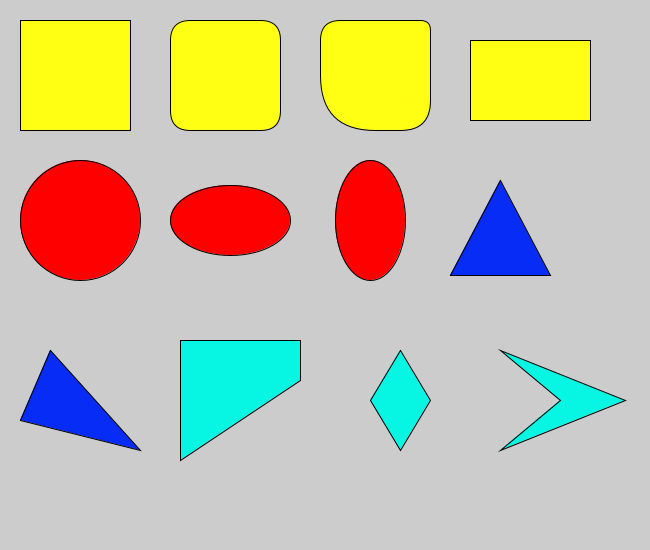
Frame 1 (no input)
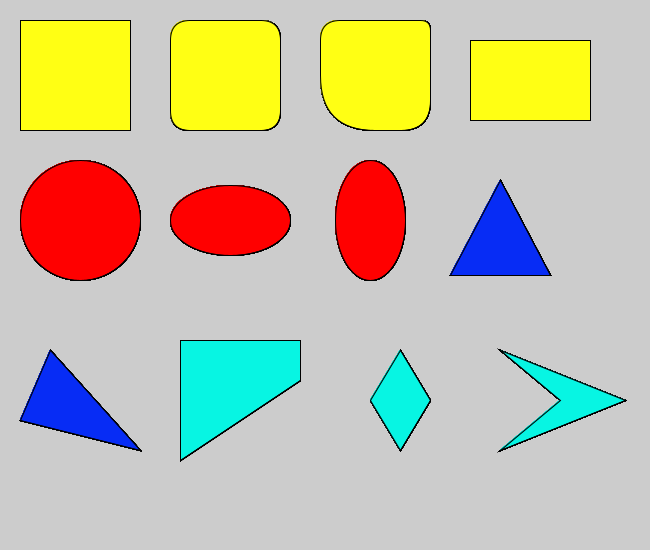
Frame 60 (the mouse pressed at the canvas centre just before this capture)
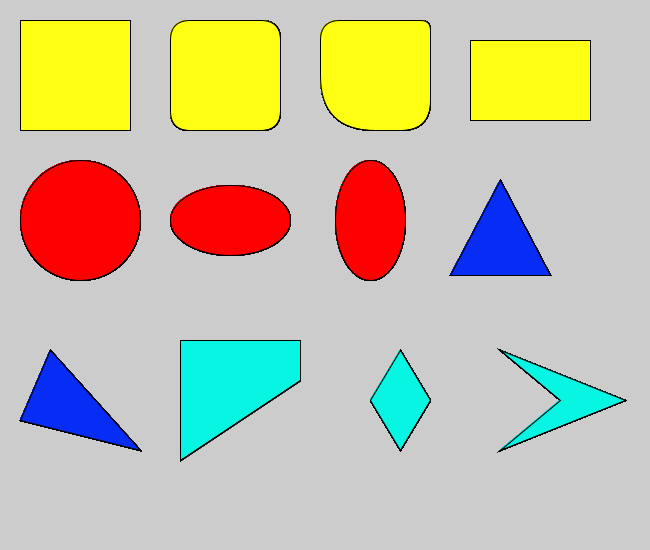
Frame 120 (the mouse held since frame 60 and released just before this capture)

The Processing sketch that drew these frames (run headless with seeded random() and noise(); from frame 60 on, the mouse is pressed at the canvas centre):

// Processing sketch: Shapes
// ── Shapes.pde
// runs one time
void setup() {
  size(650, 550);
}

// runs on a loop
void draw() {
  fill(255, 255, 20);
  rect(20, 20, 110, 110);
  rect(170, 20, 110, 110, 20);
  rect(320, 20, 110, 110, 20, 10, 30, 60);
  rect(470, 40, 120, 80);
  fill(255, 0, 0);
  ellipse(80, 220, 120, 120);
  ellipse(230, 220, 120, 70);
  ellipse(370, 220, 70, 120);
  fill(7, 44, 245);
  triangle(450, 275, 500, 180, 550, 275);
  triangle(20, 420, 50, 350, 140, 450);
  fill(7, 245, 227);
quad(180,340,180,460,300,380,300,340);
quad(370,400,400,350,430,400,400,450);
quad(500,350,560,400,500,450,625,400);
}
